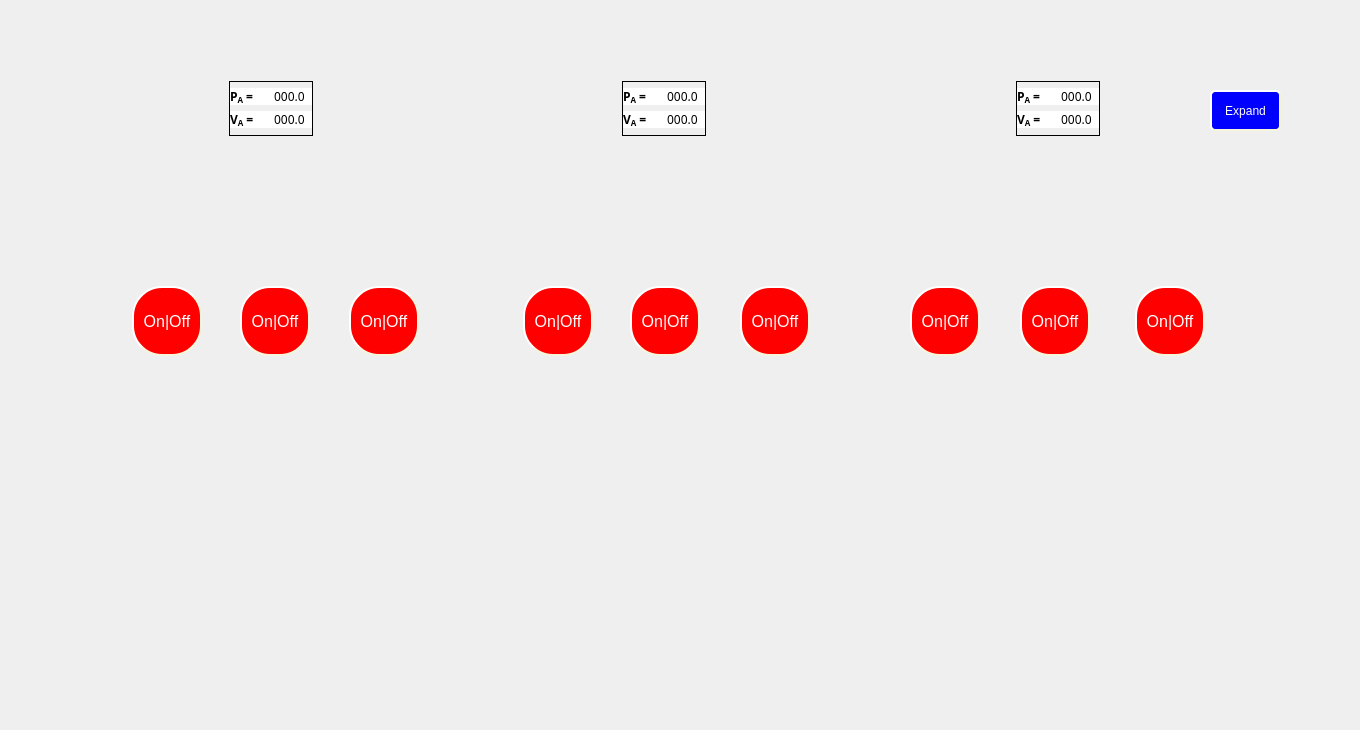
    <widget class="QWidget" name="ResistiveLoads">
     <attribute name="title">
      <string>ResistiveLoads</string>
     </attribute>
     <widget class="QLabel" name="label">
      <property name="geometry">
       <rect>
        <x>0</x>
        <y>0</y>
        <width>1351</width>
        <height>721</height>
       </rect>
      </property>
      <property name="styleSheet">
       <string notr="true">border-image: url(:/img/Resistive.png);</string>
      </property>
      <property name="text">
       <string/>
      </property>
     </widget>
     <widget class="QPushButton" name="btnR1">
      <property name="geometry">
       <rect>
        <x>132</x>
        <y>286</y>
        <width>70</width>
        <height>70</height>
       </rect>
      </property>
      <property name="sizePolicy">
       <sizepolicy hsizetype="Preferred" vsizetype="Fixed">
        <horstretch>0</horstretch>
        <verstretch>0</verstretch>
       </sizepolicy>
      </property>
      <property name="minimumSize">
       <size>
        <width>70</width>
        <height>70</height>
       </size>
      </property>
      <property name="maximumSize">
       <size>
        <width>70</width>
        <height>70</height>
       </size>
      </property>
      <property name="styleSheet">
       <string notr="true">#btnR1{
background-color: red;
border-radius: 30px;
border-style: outset;
border-width: 2px;
border-color: beige;
padding: 3px;
max-width:60px;
max-height:60px;
min-width:60px;
min-height:60px;
font-size:16px;
font-weight:300;
color: white;
text-align:center;
}
#btnR1:checked{
	background-color: green;
}</string>
      </property>
      <property name="text">
       <string>On|Off</string>
      </property>
      <property name="checkable">
       <bool>true</bool>
      </property>
     </widget>
     <widget class="QPushButton" name="btnR2">
      <property name="geometry">
       <rect>
        <x>240</x>
        <y>286</y>
        <width>70</width>
        <height>70</height>
       </rect>
      </property>
      <property name="sizePolicy">
       <sizepolicy hsizetype="Preferred" vsizetype="Fixed">
        <horstretch>0</horstretch>
        <verstretch>0</verstretch>
       </sizepolicy>
      </property>
      <property name="minimumSize">
       <size>
        <width>70</width>
        <height>70</height>
       </size>
      </property>
      <property name="maximumSize">
       <size>
        <width>70</width>
        <height>70</height>
       </size>
      </property>
      <property name="styleSheet">
       <string notr="true">#btnR2{
background-color: red;
border-radius: 30px;
border-style: outset;
border-width: 2px;
border-color: beige;
padding: 3px;
max-width:60px;
max-height:60px;
min-width:60px;
min-height:60px;
font-size:16px;
font-weight:300;
color: white;
text-align:center;
}
#btnR2:checked{
	background-color: green;
}</string>
      </property>
      <property name="text">
       <string>On|Off</string>
      </property>
      <property name="checkable">
       <bool>true</bool>
      </property>
     </widget>
     <widget class="QPushButton" name="btnR3">
      <property name="geometry">
       <rect>
        <x>349</x>
        <y>286</y>
        <width>70</width>
        <height>70</height>
       </rect>
      </property>
      <property name="sizePolicy">
       <sizepolicy hsizetype="Preferred" vsizetype="Fixed">
        <horstretch>0</horstretch>
        <verstretch>0</verstretch>
       </sizepolicy>
      </property>
      <property name="minimumSize">
       <size>
        <width>70</width>
        <height>70</height>
       </size>
      </property>
      <property name="maximumSize">
       <size>
        <width>70</width>
        <height>70</height>
       </size>
      </property>
      <property name="styleSheet">
       <string notr="true">#btnR3{
background-color: red;
border-radius: 30px;
border-style: outset;
border-width: 2px;
border-color: beige;
padding: 3px;
max-width:60px;
max-height:60px;
min-width:60px;
min-height:60px;
font-size:16px;
font-weight:300;
color: white;
text-align:center;
}
#btnR3:checked{
	background-color: green;
}</string>
      </property>
      <property name="text">
       <string>On|Off</string>
      </property>
      <property name="checkable">
       <bool>true</bool>
      </property>
     </widget>
     <widget class="QPushButton" name="btnR4">
      <property name="geometry">
       <rect>
        <x>523</x>
        <y>286</y>
        <width>70</width>
        <height>70</height>
       </rect>
      </property>
      <property name="sizePolicy">
       <sizepolicy hsizetype="Preferred" vsizetype="Fixed">
        <horstretch>0</horstretch>
        <verstretch>0</verstretch>
       </sizepolicy>
      </property>
      <property name="minimumSize">
       <size>
        <width>70</width>
        <height>70</height>
       </size>
      </property>
      <property name="maximumSize">
       <size>
        <width>70</width>
        <height>70</height>
       </size>
      </property>
      <property name="styleSheet">
       <string notr="true">#btnR4{
background-color: red;
border-radius: 30px;
border-style: outset;
border-width: 2px;
border-color: beige;
padding: 3px;
max-width:60px;
max-height:60px;
min-width:60px;
min-height:60px;
font-size:16px;
font-weight:300;
color: white;
text-align:center;
}
#btnR4:checked{
	background-color: green;
}</string>
      </property>
      <property name="text">
       <string>On|Off</string>
      </property>
      <property name="checkable">
       <bool>true</bool>
      </property>
     </widget>
     <widget class="QPushButton" name="btnR5">
      <property name="geometry">
       <rect>
        <x>630</x>
        <y>286</y>
        <width>70</width>
        <height>70</height>
       </rect>
      </property>
      <property name="sizePolicy">
       <sizepolicy hsizetype="Preferred" vsizetype="Fixed">
        <horstretch>0</horstretch>
        <verstretch>0</verstretch>
       </sizepolicy>
      </property>
      <property name="minimumSize">
       <size>
        <width>70</width>
        <height>70</height>
       </size>
      </property>
      <property name="maximumSize">
       <size>
        <width>70</width>
        <height>70</height>
       </size>
      </property>
      <property name="styleSheet">
       <string notr="true">#btnR5{
background-color: red;
border-radius: 30px;
border-style: outset;
border-width: 2px;
border-color: beige;
padding: 3px;
max-width:60px;
max-height:60px;
min-width:60px;
min-height:60px;
font-size:16px;
font-weight:300;
color: white;
text-align:center;
}
#btnR5:checked{
	background-color: green;
}</string>
      </property>
      <property name="text">
       <string>On|Off</string>
      </property>
      <property name="checkable">
       <bool>true</bool>
      </property>
     </widget>
     <widget class="QPushButton" name="btnR6">
      <property name="geometry">
       <rect>
        <x>740</x>
        <y>286</y>
        <width>70</width>
        <height>70</height>
       </rect>
      </property>
      <property name="sizePolicy">
       <sizepolicy hsizetype="Preferred" vsizetype="Fixed">
        <horstretch>0</horstretch>
        <verstretch>0</verstretch>
       </sizepolicy>
      </property>
      <property name="minimumSize">
       <size>
        <width>70</width>
        <height>70</height>
       </size>
      </property>
      <property name="maximumSize">
       <size>
        <width>70</width>
        <height>70</height>
       </size>
      </property>
      <property name="styleSheet">
       <string notr="true">#btnR6{
background-color: red;
border-radius: 30px;
border-style: outset;
border-width: 2px;
border-color: beige;
padding: 3px;
max-width:60px;
max-height:60px;
min-width:60px;
min-height:60px;
font-size:16px;
font-weight:300;
color: white;
text-align:center;
}
#btnR6:checked{
	background-color: green;
}</string>
      </property>
      <property name="text">
       <string>On|Off</string>
      </property>
      <property name="checkable">
       <bool>true</bool>
      </property>
     </widget>
     <widget class="QPushButton" name="btnR7">
      <property name="geometry">
       <rect>
        <x>910</x>
        <y>286</y>
        <width>70</width>
        <height>70</height>
       </rect>
      </property>
      <property name="sizePolicy">
       <sizepolicy hsizetype="Preferred" vsizetype="Fixed">
        <horstretch>0</horstretch>
        <verstretch>0</verstretch>
       </sizepolicy>
      </property>
      <property name="minimumSize">
       <size>
        <width>70</width>
        <height>70</height>
       </size>
      </property>
      <property name="maximumSize">
       <size>
        <width>70</width>
        <height>70</height>
       </size>
      </property>
      <property name="styleSheet">
       <string notr="true">#btnR7{
background-color: red;
border-radius: 30px;
border-style: outset;
border-width: 2px;
border-color: beige;
padding: 3px;
max-width:60px;
max-height:60px;
min-width:60px;
min-height:60px;
font-size:16px;
font-weight:300;
color: white;
text-align:center;
}
#btnR7:checked{
	background-color: green;
}</string>
      </property>
      <property name="text">
       <string>On|Off</string>
      </property>
      <property name="checkable">
       <bool>true</bool>
      </property>
     </widget>
     <widget class="QPushButton" name="btnR8">
      <property name="geometry">
       <rect>
        <x>1020</x>
        <y>286</y>
        <width>70</width>
        <height>70</height>
       </rect>
      </property>
      <property name="sizePolicy">
       <sizepolicy hsizetype="Preferred" vsizetype="Fixed">
        <horstretch>0</horstretch>
        <verstretch>0</verstretch>
       </sizepolicy>
      </property>
      <property name="minimumSize">
       <size>
        <width>70</width>
        <height>70</height>
       </size>
      </property>
      <property name="maximumSize">
       <size>
        <width>70</width>
        <height>70</height>
       </size>
      </property>
      <property name="styleSheet">
       <string notr="true">#btnR8{
background-color: red;
border-radius: 30px;
border-style: outset;
border-width: 2px;
border-color: beige;
padding: 3px;
max-width:60px;
max-height:60px;
min-width:60px;
min-height:60px;
font-size:16px;
font-weight:300;
color: white;
text-align:center;
}
#btnR8:checked{
	background-color: green;
}</string>
      </property>
      <property name="text">
       <string>On|Off</string>
      </property>
      <property name="checkable">
       <bool>true</bool>
      </property>
     </widget>
     <widget class="QPushButton" name="btnR9">
      <property name="geometry">
       <rect>
        <x>1135</x>
        <y>286</y>
        <width>70</width>
        <height>70</height>
       </rect>
      </property>
      <property name="sizePolicy">
       <sizepolicy hsizetype="Preferred" vsizetype="Fixed">
        <horstretch>0</horstretch>
        <verstretch>0</verstretch>
       </sizepolicy>
      </property>
      <property name="minimumSize">
       <size>
        <width>70</width>
        <height>70</height>
       </size>
      </property>
      <property name="maximumSize">
       <size>
        <width>70</width>
        <height>70</height>
       </size>
      </property>
      <property name="styleSheet">
       <string notr="true">#btnR9{
background-color: red;
border-radius: 30px;
border-style: outset;
border-width: 2px;
border-color: beige;
padding: 3px;
max-width:60px;
max-height:60px;
min-width:60px;
min-height:60px;
font-size:16px;
font-weight:300;
color: white;
text-align:center;
}
#btnR9:checked{
	background-color: green;
}</string>
      </property>
      <property name="text">
       <string>On|Off</string>
      </property>
      <property name="checkable">
       <bool>true</bool>
      </property>
     </widget>
     <widget class="QFrame" name="frame_8">
      <property name="geometry">
       <rect>
        <x>229</x>
        <y>81</y>
        <width>84</width>
        <height>55</height>
       </rect>
      </property>
      <property name="frameShape">
       <enum>QFrame::Panel</enum>
      </property>
      <layout class="QHBoxLayout" name="horizontalLayout_14">
       <property name="spacing">
        <number>0</number>
       </property>
       <property name="leftMargin">
        <number>0</number>
       </property>
       <property name="topMargin">
        <number>0</number>
       </property>
       <property name="rightMargin">
        <number>0</number>
       </property>
       <property name="bottomMargin">
        <number>0</number>
       </property>
       <item>
        <layout class="QVBoxLayout" name="verticalLayout_23">
         <item>
          <widget class="QLabel" name="Pa_label_left_ResLoad">
           <property name="sizePolicy">
            <sizepolicy hsizetype="Expanding" vsizetype="Fixed">
             <horstretch>0</horstretch>
             <verstretch>0</verstretch>
            </sizepolicy>
           </property>
           <property name="font">
            <font>
             <family>Inter UI</family>
             <pointsize>9</pointsize>
             <weight>75</weight>
             <bold>true</bold>
             <stylestrategy>PreferDefault</stylestrategy>
            </font>
           </property>
           <property name="styleSheet">
            <string notr="true">background-color: rgb(255, 255, 255);</string>
           </property>
           <property name="text">
            <string>&lt;html&gt;&lt;head/&gt;&lt;body&gt;&lt;p&gt;P&lt;span style=&quot; vertical-align:sub;&quot;&gt;A&lt;/span&gt; =&lt;/p&gt;&lt;/body&gt;&lt;/html&gt;</string>
           </property>
          </widget>
         </item>
         <item>
          <widget class="QLabel" name="Va_label_left_ResLoad">
           <property name="sizePolicy">
            <sizepolicy hsizetype="Expanding" vsizetype="Fixed">
             <horstretch>0</horstretch>
             <verstretch>0</verstretch>
            </sizepolicy>
           </property>
           <property name="font">
            <font>
             <family>Inter UI</family>
             <pointsize>9</pointsize>
             <weight>75</weight>
             <bold>true</bold>
            </font>
           </property>
           <property name="styleSheet">
            <string notr="true">background-color: rgb(255, 255, 255);</string>
           </property>
           <property name="text">
            <string>&lt;html&gt;&lt;head/&gt;&lt;body&gt;&lt;p&gt;V&lt;span style=&quot; vertical-align:sub;&quot;&gt;A&lt;/span&gt; =&lt;/p&gt;&lt;/body&gt;&lt;/html&gt;</string>
           </property>
          </widget>
         </item>
        </layout>
       </item>
       <item>
        <layout class="QVBoxLayout" name="verticalLayout_24">
         <item>
          <widget class="QLabel" name="Pa_live_label_left_ResLoad">
           <property name="sizePolicy">
            <sizepolicy hsizetype="Expanding" vsizetype="Fixed">
             <horstretch>0</horstretch>
             <verstretch>0</verstretch>
            </sizepolicy>
           </property>
           <property name="font">
            <font>
             <family>Inter UI Medium</family>
             <pointsize>9</pointsize>
            </font>
           </property>
           <property name="styleSheet">
            <string notr="true">background-color: rgb(255, 255, 255);</string>
           </property>
           <property name="text">
            <string> 000.0 </string>
           </property>
          </widget>
         </item>
         <item>
          <widget class="QLabel" name="Va_live_label_left_ResLoad">
           <property name="sizePolicy">
            <sizepolicy hsizetype="Expanding" vsizetype="Fixed">
             <horstretch>0</horstretch>
             <verstretch>0</verstretch>
            </sizepolicy>
           </property>
           <property name="font">
            <font>
             <family>Inter UI Medium</family>
             <pointsize>9</pointsize>
            </font>
           </property>
           <property name="styleSheet">
            <string notr="true">background-color: rgb(255, 255, 255);</string>
           </property>
           <property name="text">
            <string> 000.0 </string>
           </property>
          </widget>
         </item>
        </layout>
       </item>
      </layout>
     </widget>
     <widget class="QFrame" name="frame_9">
      <property name="geometry">
       <rect>
        <x>622</x>
        <y>81</y>
        <width>84</width>
        <height>55</height>
       </rect>
      </property>
      <property name="frameShape">
       <enum>QFrame::Panel</enum>
      </property>
      <layout class="QHBoxLayout" name="horizontalLayout_16">
       <property name="spacing">
        <number>0</number>
       </property>
       <property name="leftMargin">
        <number>0</number>
       </property>
       <property name="topMargin">
        <number>0</number>
       </property>
       <property name="rightMargin">
        <number>0</number>
       </property>
       <property name="bottomMargin">
        <number>0</number>
       </property>
       <item>
        <layout class="QVBoxLayout" name="verticalLayout_26">
         <item>
          <widget class="QLabel" name="Pa_label_middle_ResLoad">
           <property name="sizePolicy">
            <sizepolicy hsizetype="Expanding" vsizetype="Fixed">
             <horstretch>0</horstretch>
             <verstretch>0</verstretch>
            </sizepolicy>
           </property>
           <property name="font">
            <font>
             <family>Inter UI</family>
             <pointsize>9</pointsize>
             <weight>75</weight>
             <bold>true</bold>
             <stylestrategy>PreferDefault</stylestrategy>
            </font>
           </property>
           <property name="styleSheet">
            <string notr="true">background-color: rgb(255, 255, 255);</string>
           </property>
           <property name="text">
            <string>&lt;html&gt;&lt;head/&gt;&lt;body&gt;&lt;p&gt;P&lt;span style=&quot; vertical-align:sub;&quot;&gt;A&lt;/span&gt; =&lt;/p&gt;&lt;/body&gt;&lt;/html&gt;</string>
           </property>
          </widget>
         </item>
         <item>
          <widget class="QLabel" name="Va_label_middle_ResLoad">
           <property name="sizePolicy">
            <sizepolicy hsizetype="Expanding" vsizetype="Fixed">
             <horstretch>0</horstretch>
             <verstretch>0</verstretch>
            </sizepolicy>
           </property>
           <property name="font">
            <font>
             <family>Inter UI</family>
             <pointsize>9</pointsize>
             <weight>75</weight>
             <bold>true</bold>
            </font>
           </property>
           <property name="styleSheet">
            <string notr="true">background-color: rgb(255, 255, 255);</string>
           </property>
           <property name="text">
            <string>&lt;html&gt;&lt;head/&gt;&lt;body&gt;&lt;p&gt;V&lt;span style=&quot; vertical-align:sub;&quot;&gt;A&lt;/span&gt; =&lt;/p&gt;&lt;/body&gt;&lt;/html&gt;</string>
           </property>
          </widget>
         </item>
        </layout>
       </item>
       <item>
        <layout class="QVBoxLayout" name="verticalLayout_27">
         <item>
          <widget class="QLabel" name="Pa_live_label_middle_ResLoad">
           <property name="sizePolicy">
            <sizepolicy hsizetype="Expanding" vsizetype="Fixed">
             <horstretch>0</horstretch>
             <verstretch>0</verstretch>
            </sizepolicy>
           </property>
           <property name="font">
            <font>
             <family>Inter UI Medium</family>
             <pointsize>9</pointsize>
            </font>
           </property>
           <property name="styleSheet">
            <string notr="true">background-color: rgb(255, 255, 255);</string>
           </property>
           <property name="text">
            <string> 000.0 </string>
           </property>
          </widget>
         </item>
         <item>
          <widget class="QLabel" name="Va_live_label_middle_ResLoad">
           <property name="sizePolicy">
            <sizepolicy hsizetype="Expanding" vsizetype="Fixed">
             <horstretch>0</horstretch>
             <verstretch>0</verstretch>
            </sizepolicy>
           </property>
           <property name="font">
            <font>
             <family>Inter UI Medium</family>
             <pointsize>9</pointsize>
            </font>
           </property>
           <property name="styleSheet">
            <string notr="true">background-color: rgb(255, 255, 255);</string>
           </property>
           <property name="text">
            <string> 000.0 </string>
           </property>
          </widget>
         </item>
        </layout>
       </item>
      </layout>
     </widget>
     <widget class="QFrame" name="frame_10">
      <property name="geometry">
       <rect>
        <x>1016</x>
        <y>81</y>
        <width>84</width>
        <height>55</height>
       </rect>
      </property>
      <property name="frameShape">
       <enum>QFrame::Panel</enum>
      </property>
      <layout class="QHBoxLayout" name="horizontalLayout_18">
       <property name="spacing">
        <number>0</number>
       </property>
       <property name="leftMargin">
        <number>0</number>
       </property>
       <property name="topMargin">
        <number>0</number>
       </property>
       <property name="rightMargin">
        <number>0</number>
       </property>
       <property name="bottomMargin">
        <number>0</number>
       </property>
       <item>
        <layout class="QVBoxLayout" name="verticalLayout_29">
         <item>
          <widget class="QLabel" name="Pa_label_right_ResLoad">
           <property name="sizePolicy">
            <sizepolicy hsizetype="Expanding" vsizetype="Fixed">
             <horstretch>0</horstretch>
             <verstretch>0</verstretch>
            </sizepolicy>
           </property>
           <property name="font">
            <font>
             <family>Inter UI</family>
             <pointsize>9</pointsize>
             <weight>75</weight>
             <bold>true</bold>
             <stylestrategy>PreferDefault</stylestrategy>
            </font>
           </property>
           <property name="styleSheet">
            <string notr="true">background-color: rgb(255, 255, 255);</string>
           </property>
           <property name="text">
            <string>&lt;html&gt;&lt;head/&gt;&lt;body&gt;&lt;p&gt;P&lt;span style=&quot; vertical-align:sub;&quot;&gt;A&lt;/span&gt; =&lt;/p&gt;&lt;/body&gt;&lt;/html&gt;</string>
           </property>
          </widget>
         </item>
         <item>
          <widget class="QLabel" name="Va_label_right_ResLoad">
           <property name="sizePolicy">
            <sizepolicy hsizetype="Expanding" vsizetype="Fixed">
             <horstretch>0</horstretch>
             <verstretch>0</verstretch>
            </sizepolicy>
           </property>
           <property name="font">
            <font>
             <family>Inter UI</family>
             <pointsize>9</pointsize>
             <weight>75</weight>
             <bold>true</bold>
            </font>
           </property>
           <property name="styleSheet">
            <string notr="true">background-color: rgb(255, 255, 255);</string>
           </property>
           <property name="text">
            <string>&lt;html&gt;&lt;head/&gt;&lt;body&gt;&lt;p&gt;V&lt;span style=&quot; vertical-align:sub;&quot;&gt;A&lt;/span&gt; =&lt;/p&gt;&lt;/body&gt;&lt;/html&gt;</string>
           </property>
          </widget>
         </item>
        </layout>
       </item>
       <item>
        <layout class="QVBoxLayout" name="verticalLayout_30">
         <item>
          <widget class="QLabel" name="Pa_live_label_right_ResLoad">
           <property name="sizePolicy">
            <sizepolicy hsizetype="Expanding" vsizetype="Fixed">
             <horstretch>0</horstretch>
             <verstretch>0</verstretch>
            </sizepolicy>
           </property>
           <property name="font">
            <font>
             <family>Inter UI Medium</family>
             <pointsize>9</pointsize>
            </font>
           </property>
           <property name="styleSheet">
            <string notr="true">background-color: rgb(255, 255, 255);</string>
           </property>
           <property name="text">
            <string> 000.0 </string>
           </property>
          </widget>
         </item>
         <item>
          <widget class="QLabel" name="Va_live_label_right_ResLoad">
           <property name="sizePolicy">
            <sizepolicy hsizetype="Expanding" vsizetype="Fixed">
             <horstretch>0</horstretch>
             <verstretch>0</verstretch>
            </sizepolicy>
           </property>
           <property name="font">
            <font>
             <family>Inter UI Medium</family>
             <pointsize>9</pointsize>
            </font>
           </property>
           <property name="styleSheet">
            <string notr="true">background-color: rgb(255, 255, 255);</string>
           </property>
           <property name="text">
            <string> 000.0 </string>
           </property>
          </widget>
         </item>
        </layout>
       </item>
      </layout>
     </widget>
     <widget class="QPushButton" name="Res_right_expand_butt">
      <property name="geometry">
       <rect>
        <x>1210</x>
        <y>90</y>
        <width>71</width>
        <height>41</height>
       </rect>
      </property>
      <property name="sizePolicy">
       <sizepolicy hsizetype="Minimum" vsizetype="Minimum">
        <horstretch>0</horstretch>
        <verstretch>0</verstretch>
       </sizepolicy>
      </property>
      <property name="minimumSize">
       <size>
        <width>10</width>
        <height>10</height>
       </size>
      </property>
      <property name="maximumSize">
       <size>
        <width>80</width>
        <height>80</height>
       </size>
      </property>
      <property name="sizeIncrement">
       <size>
        <width>1</width>
        <height>1</height>
       </size>
      </property>
      <property name="toolTip">
       <string>&lt;html&gt;&lt;head/&gt;&lt;body&gt;&lt;p&gt;Opens a window with data from all 3 phases.&lt;/p&gt;&lt;/body&gt;&lt;/html&gt;</string>
      </property>
      <property name="styleSheet">
       <string notr="true">#Res_right_expand_butt{
background-color: blue;
border-style: outset;
border-radius: 5px;
border-width:2px;
border-color:beige;
font-size:12px;
font-weight:100;
color: white;

padding:2px;

}
#Res_right_expand_butt:pressed{
	background-color: #ff8c00;
}</string>
      </property>
      <property name="text">
       <string>Expand</string>
      </property>
      <property name="checkable">
       <bool>true</bool>
      </property>
     </widget>
    </widget>
